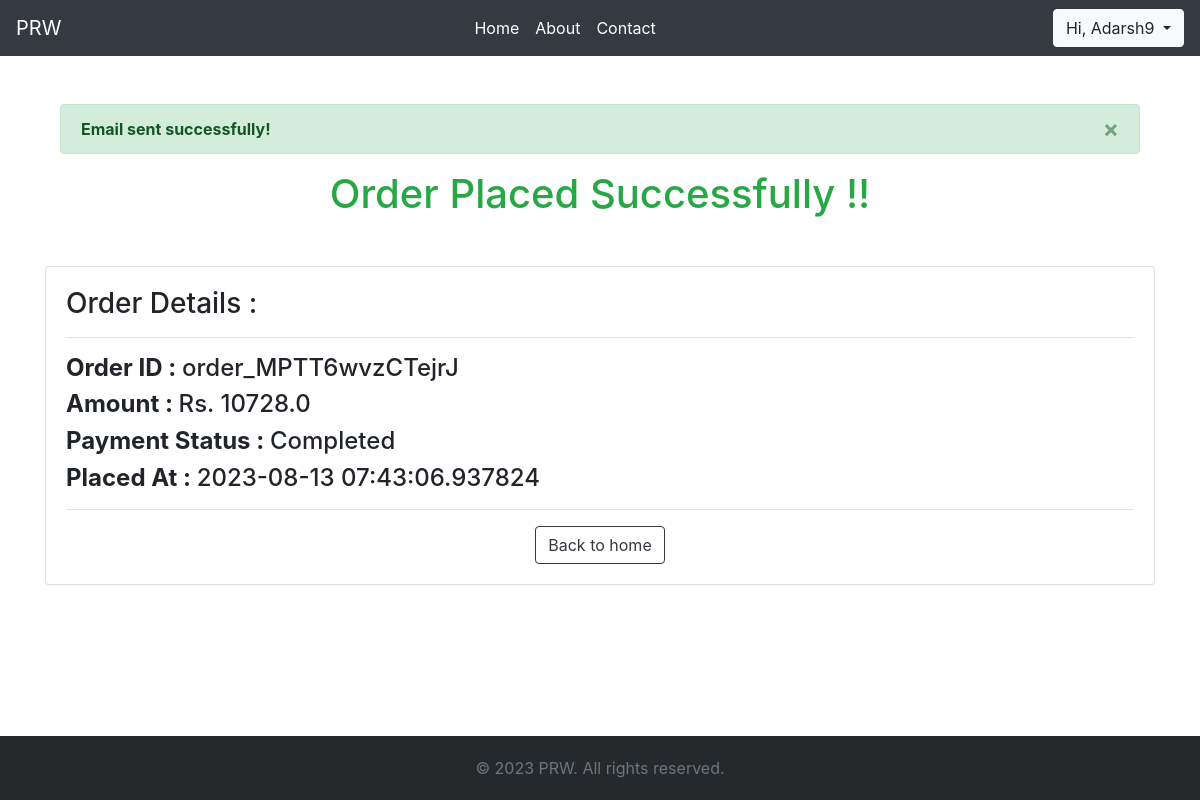
The app's page /success (signed in) with its own data.
### models.py (models this page shows, shortened)
class User(db.Model):
    user_id = db.Column(db.Integer,primary_key=True, autoincrement=True)
    username = db.Column(db.String(50), unique=True, nullable=False)
    password = db.Column(db.String(50), nullable=False)
    first_name = db.Column(db.String(50),nullable=False)
    last_name = db.Column(db.String(50),nullable=False)
    mobile_number = db.Column(db.Integer,unique=True, nullable=True)
    email = db.Column(db.String(500),unique=True,nullable=False)
    is_renter = db.Column(db.Boolean,default=False)
    is_rentee = db.Column(db.Boolean,default=False)
    product_fk = db.relationship('Product', backref='products', lazy=True, cascade="all,delete")
    cart_fk = db.relationship('CartItem', backref='cartitem', lazy=True, cascade="all,delete")

class Payment(db.Model):
    payment_id = db.Column(db.Integer,primary_key=True, autoincrement=True)
    razorpay_order_id = db.Column(db.String(50),nullable=False)
    amount = db.Column(db.Integer,nullable=False)
    payment_status = db.Column(db.String(50),nullable=False)
    created_at = db.Column(db.DateTime, nullable=False, default=datetime.utcnow)
    user_id = db.Column(db.Integer, db.ForeignKey('user.user_id'), nullable=False)
    order_id = db.Column(db.Integer, db.ForeignKey('order.order_id'), nullable=False)

### routes.py (the view)
@app.route('/success',methods=['POST','GET'])
def success():
    if 'username' in session:
        try:
            user = User.query.filter_by(username = session['username']).first()
            payment = Payment.query.filter_by(user_id = user.user_id).first()
            payment.payment_status = 'Completed'
            db.session.commit()
            subject = f'Your Order has been placed | Order ID : {payment.razorpay_order_id}'
            recipient = str(user.email)
            sender = app.config['MAIL_USERNAME']
            message_body = f'''
            Hi {user.first_name} {user.last_name},

            Your Order has been placed successfully !!
            Order ID : {payment.razorpay_order_id}
            Amount : {payment.amount//100}
            Payment Status : {payment.payment_status}

            Thanks & Regards,
            PRW
            '''
            message = Message(subject=subject, recipients=[recipient], body=message_body, sender = sender)
            mail.send(message)
            flash("Email sent successfully!",'success')
            return render_template('success.html', payment = payment)
        except Exception as e:
            flash("Something went wrong!",'danger')
            return redirect(url_for('success'))
    else:
        flash('Session expired ! Please login again.','danger')
        return redirect(url_for('login'))

### routes.py (called while the page is built)
@app.context_processor
def cart_item_count():
    if 'username' in session:
        try:
            user = User.query.filter_by(username=session['username']).first()
            cart_items = CartItem.query.filter_by(user_id=user.user_id).all()
            count = len(cart_items)
            return {'cart_item_count': count}
        except Exception as e:
            return {'cart_item_count': 0}
    else:
        return {'cart_item_count': 0}

### templates/success.html (shortened to what this page needs)
{% extends 'base.html' %}
{% block body %}
<div class="container mt-5">
    {% include 'messages.html' %}
    <h1 class="text-center text-success mb-5">Order Placed Successfully !!</h1>
    <div class="card">
        <div class="card-body">
            <h3>Order Details : </h3>
            <hr>
            <h4><b>Order ID : </b>{{payment.razorpay_order_id}}</h4>
            <h4><b>Amount : </b>Rs. {{payment.amount/100}}</h4>
            <h4><b>Payment Status : </b>{{payment.payment_status}}</h4>
            <h4><b>Placed At : </b>{{payment.created_at}}</h4>
            <hr>
            <div class="text-center">
                <a href="/" class="btn btn-outline-dark">Back to home</a>
            </div>
        </div>
    </div>
</div>
{% endblock body %}

### templates/base.html (shortened to what this page needs)
<!doctype html>
<html lang="en">
<head>
    <link rel="stylesheet" type="text/css" href="{{ url_for('static', filename='css/style.css') }}">
    <link rel="stylesheet" href="https://cdn.jsdelivr.net/npm/bootstrap@4.0.0/dist/css/bootstrap.min.css"
>
        <link rel="stylesheet" href="https://cdn.jsdelivr.net/npm/bootstrap-icons@1.10.2/font/bootstrap-icons.css">
</head>
<body class="body-css">
    <nav class="navbar navbar-expand-lg navbar-dark bg-dark">
        <a class="navbar-brand" href="/">PRW</a>
        <div class="collapse navbar-collapse" id="navbarTogglerDemo02">
            <ul class="navbar-nav mx-auto mt-2 mt-lg-0">
                <li class="nav-item active">
                    <a class="nav-link" href="/"> Home <span class="sr-only">(current)</span></a>
                </li>
                <li class="nav-item active">
                    <a class="nav-link" href="/about"> About <span class="sr-only">(current)</span></a>
                </li>
                <li class="nav-item active">
                    <a class="nav-link" href="/contact"> Contact <span class="sr-only">(current)</span></a>
                </li>
            </ul>
            {% if 'username' in session %}
            <div class="dropdown show">
                <a class="btn btn-outline-light dropdown-toggle" href="#" role="button" id="dropdownMenuLink"
                    data-toggle="dropdown" aria-haspopup="true" aria-expanded="false">
                    Hi, {{ session['username'] }}
                </a>
            </div>
            {% else %}
            <a class="btn btn-outline-light my-2 my-sm-0" href="/login">Login</a>
            {% endif %}
        </div>
    </nav>
    <div class="content-wrapper">
    {% block body %}
    {% endblock body %}
    </div>
    <div class="footer">
        <div class="container">
          <span class="text-muted">© 2023 PRW. All rights reserved.</span>
        </div>
    </div>
</body>
</html>

### static/css/style.css (style rules this page uses)
html { scroll-behavior: smooth; }
.body-css { margin: 0; padding: 0; display: flex; flex-direction: column; min-height: 100vh; }
.content-wrapper { flex: 1; }
.footer { background-color: #25292c; padding: 20px 0; text-align: center; }

### records on screen
User: username "Adarsh9"
Payment: razorpay_order_id "order_MPTT6wvzCTejrJ", payment.amount/100 "10728.0", payment_status "Completed", created_at "2023-08-13 07:43:06.937824"

### other values on screen
{{ message }} "Email sent successfully!"
